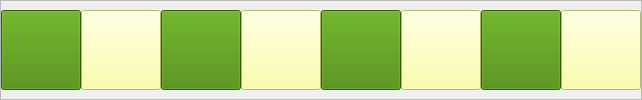
           <widget class="QFrame" name="ThreeFrame">
            <property name="layoutDirection">
             <enum>Qt::LeftToRight</enum>
            </property>
            <property name="frameShape">
             <enum>QFrame::StyledPanel</enum>
            </property>
            <property name="frameShadow">
             <enum>QFrame::Raised</enum>
            </property>
            <layout class="QHBoxLayout" name="horizontalLayout_7">
             <property name="spacing">
              <number>0</number>
             </property>
             <property name="leftMargin">
              <number>0</number>
             </property>
             <property name="topMargin">
              <number>0</number>
             </property>
             <property name="rightMargin">
              <number>0</number>
             </property>
             <property name="bottomMargin">
              <number>0</number>
             </property>
             <item>
              <widget class="QPushButton" name="A3">
               <property name="minimumSize">
                <size>
                 <width>80</width>
                 <height>80</height>
                </size>
               </property>
               <property name="styleSheet">
                <string notr="true">background-color: rgb(67, 134, 0);</string>
               </property>
               <property name="text">
                <string/>
               </property>
              </widget>
             </item>
             <item>
              <widget class="QPushButton" name="B3">
               <property name="minimumSize">
                <size>
                 <width>80</width>
                 <height>80</height>
                </size>
               </property>
               <property name="styleSheet">
                <string notr="true">background-color: rgb(255, 255, 150);</string>
               </property>
               <property name="text">
                <string/>
               </property>
              </widget>
             </item>
             <item>
              <widget class="QPushButton" name="C3">
               <property name="minimumSize">
                <size>
                 <width>80</width>
                 <height>80</height>
                </size>
               </property>
               <property name="styleSheet">
                <string notr="true">background-color: rgb(67, 134, 0);</string>
               </property>
               <property name="text">
                <string/>
               </property>
              </widget>
             </item>
             <item>
              <widget class="QPushButton" name="D3">
               <property name="minimumSize">
                <size>
                 <width>80</width>
                 <height>80</height>
                </size>
               </property>
               <property name="styleSheet">
                <string notr="true">background-color: rgb(255, 255, 150);</string>
               </property>
               <property name="text">
                <string/>
               </property>
              </widget>
             </item>
             <item>
              <widget class="QPushButton" name="E3">
               <property name="minimumSize">
                <size>
                 <width>80</width>
                 <height>80</height>
                </size>
               </property>
               <property name="styleSheet">
                <string notr="true">background-color: rgb(67, 134, 0);</string>
               </property>
               <property name="text">
                <string/>
               </property>
              </widget>
             </item>
             <item>
              <widget class="QPushButton" name="F3">
               <property name="minimumSize">
                <size>
                 <width>80</width>
                 <height>80</height>
                </size>
               </property>
               <property name="styleSheet">
                <string notr="true">background-color: rgb(255, 255, 150);</string>
               </property>
               <property name="text">
                <string/>
               </property>
              </widget>
             </item>
             <item>
              <widget class="QPushButton" name="G3">
               <property name="minimumSize">
                <size>
                 <width>80</width>
                 <height>80</height>
                </size>
               </property>
               <property name="styleSheet">
                <string notr="true">background-color: rgb(67, 134, 0);</string>
               </property>
               <property name="text">
                <string/>
               </property>
              </widget>
             </item>
             <item>
              <widget class="QPushButton" name="H3">
               <property name="minimumSize">
                <size>
                 <width>80</width>
                 <height>80</height>
                </size>
               </property>
               <property name="styleSheet">
                <string notr="true">background-color: rgb(255, 255, 150);</string>
               </property>
               <property name="text">
                <string/>
               </property>
              </widget>
             </item>
            </layout>
           </widget>
